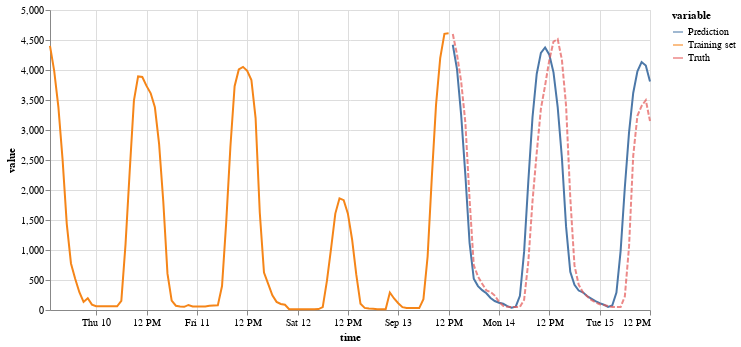

Source (notebook cell):
### Code cell
(
    on.Plot()
    .add(on.marks.line, train[-96:].rename({"generation solar": "Training set"}))
    .add(on.marks.line, pred.rename({"generation solar": "Prediction"}))
    .add(on.marks.line, test[:48].rename({"generation solar": "Truth"}), type="dashed")
    .properties(width=600, height=300)
    .show()
)

### Figure 1 — Vega specification as saved in the notebook (floating-point values rounded to 4 significant figures)
{"$schema": "https://vega.github.io/schema/vega/v5.json", "data": [{"name": "source_0", "values": [{"time": "2015-09-09T13:00:00.000", "variable": "Training set", "value": 4402.0}, {"time": "2015-09-09T14:00:00.000", "variable": "Training set", "value": 3985.0}, {"time": "2015-09-09T15:00:00.000", "variable": "Training set", "value": 3382.0}, {"time": "2015-09-09T16:00:00.000", "variable": "Training set", "value": 2505.0}, {"time": "2015-09-09T17:00:00.000", "variable": "Training set", "value": 1432.0}, {"time": "2015-09-09T18:00:00.000", "variable": "Training set", "value": 776.0}, {"time": "2015-09-09T19:00:00.000", "variable": "Training set", "value": 522.0}, {"time": "2015-09-09T20:00:00.000", "variable": "Training set", "value": 297.0}, {"time": "2015-09-09T21:00:00.000", "variable": "Training set", "value": 135.0}, {"time": "2015-09-09T22:00:00.000", "variable": "Training set", "value": 196.0}, {"time": "2015-09-09T23:00:00.000", "variable": "Training set", "value": 90.0}, {"time": "2015-09-10T00:00:00.000", "variable": "Training set", "value": 62.0}, {"time": "2015-09-10T01:00:00.000", "variable": "Training set", "value": 62.0}, {"time": "2015-09-10T02:00:00.000", "variable": "Training set", "value": 61.0}, {"time": "2015-09-10T03:00:00.000", "variable": "Training set", "value": 62.0}, {"time": "2015-09-10T04:00:00.000", "variable": "Training set", "value": 62.0}, {"time": "2015-09-10T05:00:00.000", "variable": "Training set", "value": 62.0}, {"time": "2015-09-10T06:00:00.000", "variable": "Training set", "value": 152.0}, {"time": "2015-09-10T07:00:00.000", "variable": "Training set", "value": 1094.0}, {"time": "2015-09-10T08:00:00.000", "variable": "Training set", "value": 2317.0}, {"time": "2015-09-10T09:00:00.000", "variable": "Training set", "value": 3489.0}, {"time": "2015-09-10T10:00:00.000", "variable": "Training set", "value": 3893.0}, {"time": "2015-09-10T11:00:00.000", "variable": "Training set", "value": 3883.0}, {"time": "2015-09-10T12:00:00.000", "variable": "Training set", "value": 3735.0}, {"time": "2015-09-10T13:00:00.000", "variable": "Training set", "value": 3612.0}, {"time": "2015-09-10T14:00:00.000", "variable": "Training set", "value": 3378.0}, {"time": "2015-09-10T15:00:00.000", "variable": "Training set", "value": 2769.0}, {"time": "2015-09-10T16:00:00.000", "variable": "Training set", "value": 1809.0}, {"time": "2015-09-10T17:00:00.000", "variable": "Training set", "value": 606.0}, {"time": "2015-09-10T18:00:00.000", "variable": "Training set", "value": 157.0}, {"time": "2015-09-10T19:00:00.000", "variable": "Training set", "value": 71.0}, {"time": "2015-09-10T20:00:00.000", "variable": "Training set", "value": 60.0}, {"time": "2015-09-10T21:00:00.000", "variable": "Training set", "value": 53.0}, {"time": "2015-09-10T22:00:00.000", "variable": "Training set", "value": 84.0}, {"time": "2015-09-10T23:00:00.000", "variable": "Training set", "value": 60.0}, {"time": "2015-09-11T00:00:00.000", "variable": "Training set", "value": 60.0}, {"time": "2015-09-11T01:00:00.000", "variable": "Training set", "value": 60.0}, {"time": "2015-09-11T02:00:00.000", "variable": "Training set", "value": 60.0}, {"time": "2015-09-11T03:00:00.000", "variable": "Training set", "value": 69.0}, {"time": "2015-09-11T04:00:00.000", "variable": "Training set", "value": 75.0}, {"time": "2015-09-11T05:00:00.000", "variable": "Training set", "value": 77.0}, {"time": "2015-09-11T06:00:00.000", "variable": "Training set", "value": 399.0}, {"time": "2015-09-11T07:00:00.000", "variable": "Training set", "value": 1464.0}, {"time": "2015-09-11T08:00:00.000", "variable": "Training set", "value": 2726.0}, {"time": "2015-09-11T09:00:00.000", "variable": "Training set", "value": 3729.0}, {"time": "2015-09-11T10:00:00.000", "variable": "Training set", "value": 4010.0}, {"time": "2015-09-11T11:00:00.000", "variable": "Training set", "value": 4052.0}, {"time": "2015-09-11T12:00:00.000", "variable": "Training set", "value": 3985.0}, {"time": "2015-09-11T13:00:00.000", "variable": "Training set", "value": 3834.0}, {"time": "2015-09-11T14:00:00.000", "variable": "Training set", "value": 3199.0}, {"time": "2015-09-11T15:00:00.000", "variable": "Training set", "value": 1620.0}, {"time": "2015-09-11T16:00:00.000", "variable": "Training set", "value": 624.0}, {"time": "2015-09-11T17:00:00.000", "variable": "Training set", "value": 437.0}, {"time": "2015-09-11T18:00:00.000", "variable": "Training set", "value": 244.0}, {"time": "2015-09-11T19:00:00.000", "variable": "Training set", "value": 135.0}, {"time": "2015-09-11T20:00:00.000", "variable": "Training set", "value": 101.0}, {"time": "2015-09-11T21:00:00.000", "variable": "Training set", "value": 87.0}, {"time": "2015-09-11T22:00:00.000", "variable": "Training set", "value": 13.0}, {"time": "2015-09-11T23:00:00.000", "variable": "Training set", "value": 13.0}, {"time": "2015-09-12T00:00:00.000", "variable": "Training set", "value": 13.0}, {"time": "2015-09-12T01:00:00.000", "variable": "Training set", "value": 13.0}, {"time": "2015-09-12T02:00:00.000", "variable": "Training set", "value": 13.0}, {"time": "2015-09-12T03:00:00.000", "variable": "Training set", "value": 13.0}, {"time": "2015-09-12T04:00:00.000", "variable": "Training set", "value": 13.0}, {"time": "2015-09-12T05:00:00.000", "variable": "Training set", "value": 16.0}, {"time": "2015-09-12T06:00:00.000", "variable": "Training set", "value": 47.0}, {"time": "2015-09-12T07:00:00.000", "variable": "Training set", "value": 485.0}, {"time": "2015-09-12T08:00:00.000", "variable": "Training set", "value": 1030.0}, {"time": "2015-09-12T09:00:00.000", "variable": "Training set", "value": 1607.0}, {"time": "2015-09-12T10:00:00.000", "variable": "Training set", "value": 1861.0}, {"time": "2015-09-12T11:00:00.000", "variable": "Training set", "value": 1831.0}, {"time": "2015-09-12T12:00:00.000", "variable": "Training set", "value": 1605.0}, {"time": "2015-09-12T13:00:00.000", "variable": "Training set", "value": 1175.0}, {"time": "2015-09-12T14:00:00.000", "variable": "Training set", "value": 588.0}, {"time": "2015-09-12T15:00:00.000", "variable": "Training set", "value": 103.0}, {"time": "2015-09-12T16:00:00.000", "variable": "Training set", "value": 35.0}, {"time": "2015-09-12T17:00:00.000", "variable": "Training set", "value": 24.0}, {"time": "2015-09-12T18:00:00.000", "variable": "Training set", "value": 21.0}, {"time": "2015-09-12T19:00:00.000", "variable": "Training set", "value": 13.0}, {"time": "2015-09-12T20:00:00.000", "variable": "Training set", "value": 13.0}, {"time": "2015-09-12T21:00:00.000", "variable": "Training set", "value": 13.0}, {"time": "2015-09-12T22:00:00.000", "variable": "Training set", "value": 291.0}, {"time": "2015-09-12T23:00:00.000", "variable": "Training set", "value": 192.0}, {"time": "2015-09-13T00:00:00.000", "variable": "Training set", "value": 112.0}, {"time": "2015-09-13T01:00:00.000", "variable": "Training set", "value": 47.0}, {"time": "2015-09-13T02:00:00.000", "variable": "Training set", "value": 34.0}, {"time": "2015-09-13T03:00:00.000", "variable": "Training set", "value": 34.0}, {"time": "2015-09-13T04:00:00.000", "variable": "Training set", "value": 33.0}, {"time": "2015-09-13T05:00:00.000", "variable": "Training set", "value": 32.0}, {"time": "2015-09-13T06:00:00.000", "variable": "Training set", "value": 181.0}, {"time": "2015-09-13T07:00:00.000", "variable": "Training set", "value": 892.0}, {"time": "2015-09-13T08:00:00.000", "variable": "Training set", "value": 2210.0}, {"time": "2015-09-13T09:00:00.000", "variable": "Training set", "value": 3415.0}, {"time": "2015-09-13T10:00:00.000", "variable": "Training set", "value": 4198.0}, {"time": "2015-09-13T11:00:00.000", "variable": "Training set", "value": 4603.0}, {"time": "2015-09-13T12:00:00.000", "variable": "Training set", "value": 4611.0}], "transform": [{"type": "formula", "expr": "toDate(datum['time'])", "as": "time"}]}, {"name": "source_1", "values": [{"time": "2015-09-13T13:00:00.000", "variable": "Prediction", "value": 4421.0}, {"time": "2015-09-13T14:00:00.000", "variable": "Prediction", "value": 4014.0}, {"time": "2015-09-13T15:00:00.000", "variable": "Prediction", "value": 3243.0}, {"time": "2015-09-13T16:00:00.000", "variable": "Prediction", "value": 2244.0}, {"time": "2015-09-13T17:00:00.000", "variable": "Prediction", "value": 1118.0}, {"time": "2015-09-13T18:00:00.000", "variable": "Prediction", "value": 520.6}, {"time": "2015-09-13T19:00:00.000", "variable": "Prediction", "value": 398.1}, {"time": "2015-09-13T20:00:00.000", "variable": "Prediction", "value": 330.9}, {"time": "2015-09-13T21:00:00.000", "variable": "Prediction", "value": 278.6}, {"time": "2015-09-13T22:00:00.000", "variable": "Prediction", "value": 200.1}, {"time": "2015-09-13T23:00:00.000", "variable": "Prediction", "value": 149.7}, {"time": "2015-09-14T00:00:00.000", "variable": "Prediction", "value": 120.4}, {"time": "2015-09-14T01:00:00.000", "variable": "Prediction", "value": 103.7}, {"time": "2015-09-14T02:00:00.000", "variable": "Prediction", "value": 65.61}, {"time": "2015-09-14T03:00:00.000", "variable": "Prediction", "value": 39.58}, {"time": "2015-09-14T04:00:00.000", "variable": "Prediction", "value": 55.61}, {"time": "2015-09-14T05:00:00.000", "variable": "Prediction", "value": 236.5}, {"time": "2015-09-14T06:00:00.000", "variable": "Prediction", "value": 972.3}, {"time": "2015-09-14T07:00:00.000", "variable": "Prediction", "value": 2143.0}, {"time": "2015-09-14T08:00:00.000", "variable": "Prediction", "value": 3216.0}, {"time": "2015-09-14T09:00:00.000", "variable": "Prediction", "value": 3934.0}, {"time": "2015-09-14T10:00:00.000", "variable": "Prediction", "value": 4285.0}, {"time": "2015-09-14T11:00:00.000", "variable": "Prediction", "value": 4375.0}, {"time": "2015-09-14T12:00:00.000", "variable": "Prediction", "value": 4256.0}, {"time": "2015-09-14T13:00:00.000", "variable": "Prediction", "value": 3961.0}, {"time": "2015-09-14T14:00:00.000", "variable": "Prediction", "value": 3382.0}, {"time": "2015-09-14T15:00:00.000", "variable": "Prediction", "value": 2542.0}, {"time": "2015-09-14T16:00:00.000", "variable": "Prediction", "value": 1389.0}, {"time": "2015-09-14T17:00:00.000", "variable": "Prediction", "value": 634.7}, {"time": "2015-09-14T18:00:00.000", "variable": "Prediction", "value": 418.9}, {"time": "2015-09-14T19:00:00.000", "variable": "Prediction", "value": 324.2}, {"time": "2015-09-14T20:00:00.000", "variable": "Prediction", "value": 295.3}, {"time": "2015-09-14T21:00:00.000", "variable": "Prediction", "value": 233.3}, {"time": "2015-09-14T22:00:00.000", "variable": "Prediction", "value": 190.6}, {"time": "2015-09-14T23:00:00.000", "variable": "Prediction", "value": 149.2}, {"time": "2015-09-15T00:00:00.000", "variable": "Prediction", "value": 114.8}, {"time": "2015-09-15T01:00:00.000", "variable": "Prediction", "value": 88.0}, {"time": "2015-09-15T02:00:00.000", "variable": "Prediction", "value": 51.21}, {"time": "2015-09-15T03:00:00.000", "variable": "Prediction", "value": 73.88}, {"time": "2015-09-15T04:00:00.000", "variable": "Prediction", "value": 291.8}, {"time": "2015-09-15T05:00:00.000", "variable": "Prediction", "value": 986.4}, {"time": "2015-09-15T06:00:00.000", "variable": "Prediction", "value": 2042.0}, {"time": "2015-09-15T07:00:00.000", "variable": "Prediction", "value": 2955.0}, {"time": "2015-09-15T08:00:00.000", "variable": "Prediction", "value": 3617.0}, {"time": "2015-09-15T09:00:00.000", "variable": "Prediction", "value": 3980.0}, {"time": "2015-09-15T10:00:00.000", "variable": "Prediction", "value": 4133.0}, {"time": "2015-09-15T11:00:00.000", "variable": "Prediction", "value": 4076.0}, {"time": "2015-09-15T12:00:00.000", "variable": "Prediction", "value": 3810.0}], "transform": [{"type": "formula", "expr": "toDate(datum['time'])", "as": "time"}]}, {"name": "source_2", "values": [{"time": "2015-09-13T13:00:00.000", "variable": "Truth", "value": 4599.0}, {"time": "2015-09-13T14:00:00.000", "variable": "Truth", "value": 4261.0}, {"time": "2015-09-13T15:00:00.000", "variable": "Truth", "value": 3805.0}, {"time": "2015-09-13T16:00:00.000", "variable": "Truth", "value": 3118.0}, {"time": "2015-09-13T17:00:00.000", "variable": "Truth", "value": 1844.0}, {"time": "2015-09-13T18:00:00.000", "variable": "Truth", "value": 747.0}, {"time": "2015-09-13T19:00:00.000", "variable": "Truth", "value": 557.0}, {"time": "2015-09-13T20:00:00.000", "variable": "Truth", "value": 436.0}, {"time": "2015-09-13T21:00:00.000", "variable": "Truth", "value": 327.0}, {"time": "2015-09-13T22:00:00.000", "variable": "Truth", "value": 300.0}, {"time": "2015-09-13T23:00:00.000", "variable": "Truth", "value": 240.0}, {"time": "2015-09-14T00:00:00.000", "variable": "Truth", "value": 138.0}, {"time": "2015-09-14T01:00:00.000", "variable": "Truth", "value": 69.0}, {"time": "2015-09-14T02:00:00.000", "variable": "Truth", "value": 55.0}, {"time": "2015-09-14T03:00:00.000", "variable": "Truth", "value": 48.0}, {"time": "2015-09-14T04:00:00.000", "variable": "Truth", "value": 52.0}, {"time": "2015-09-14T05:00:00.000", "variable": "Truth", "value": 51.0}, {"time": "2015-09-14T06:00:00.000", "variable": "Truth", "value": 170.0}, {"time": "2015-09-14T07:00:00.000", "variable": "Truth", "value": 803.0}, {"time": "2015-09-14T08:00:00.000", "variable": "Truth", "value": 1816.0}, {"time": "2015-09-14T09:00:00.000", "variable": "Truth", "value": 2619.0}, {"time": "2015-09-14T10:00:00.000", "variable": "Truth", "value": 3354.0}, {"time": "2015-09-14T11:00:00.000", "variable": "Truth", "value": 3743.0}, {"time": "2015-09-14T12:00:00.000", "variable": "Truth", "value": 4164.0}, {"time": "2015-09-14T13:00:00.000", "variable": "Truth", "value": 4473.0}, {"time": "2015-09-14T14:00:00.000", "variable": "Truth", "value": 4514.0}, {"time": "2015-09-14T15:00:00.000", "variable": "Truth", "value": 4171.0}, {"time": "2015-09-14T16:00:00.000", "variable": "Truth", "value": 3403.0}, {"time": "2015-09-14T17:00:00.000", "variable": "Truth", "value": 1872.0}, {"time": "2015-09-14T18:00:00.000", "variable": "Truth", "value": 743.0}, {"time": "2015-09-14T19:00:00.000", "variable": "Truth", "value": 421.0}, {"time": "2015-09-14T20:00:00.000", "variable": "Truth", "value": 296.0}, {"time": "2015-09-14T21:00:00.000", "variable": "Truth", "value": 229.0}, {"time": "2015-09-14T22:00:00.000", "variable": "Truth", "value": 167.0}, {"time": "2015-09-14T23:00:00.000", "variable": "Truth", "value": 128.0}, {"time": "2015-09-15T00:00:00.000", "variable": "Truth", "value": 96.0}, {"time": "2015-09-15T01:00:00.000", "variable": "Truth", "value": 83.0}, {"time": "2015-09-15T02:00:00.000", "variable": "Truth", "value": 66.0}, {"time": "2015-09-15T03:00:00.000", "variable": "Truth", "value": 52.0}, {"time": "2015-09-15T04:00:00.000", "variable": "Truth", "value": 51.0}, {"time": "2015-09-15T05:00:00.000", "variable": "Truth", "value": 49.0}, {"time": "2015-09-15T06:00:00.000", "variable": "Truth", "value": 225.0}, {"time": "2015-09-15T07:00:00.000", "variable": "Truth", "value": 1052.0}, {"time": "2015-09-15T08:00:00.000", "variable": "Truth", "value": 2569.0}, {"time": "2015-09-15T09:00:00.000", "variable": "Truth", "value": 3237.0}, {"time": "2015-09-15T10:00:00.000", "variable": "Truth", "value": 3401.0}, {"time": "2015-09-15T11:00:00.000", "variable": "Truth", "value": 3498.0}, {"time": "2015-09-15T12:00:00.000", "variable": "Truth", "value": 3149.0}], "transform": [{"type": "formula", "expr": "toDate(datum['time'])", "as": "time"}]}, {"name": "source_0_color_domain_variable_0", "values": [{"variable": "Training set"}]}, {"name": "source_1_color_domain_variable_1", "values": [{"variable": "Prediction"}]}, {"name": "source_2_color_domain_variable_2", "values": [{"variable": "Truth"}]}], "marks": [{"type": "group", "name": "layer_0_pathgroup", "from": {"facet": {"data": "source_0", "name": "faceted_path_layer_0_main", "groupby": ["variable"]}}, "encode": {"update": {"height": {"field": {"signal": null, "datum": null, "group": "height", "parent": null}}, "width": {"field": {"signal": null, "datum": null, "group": "width", "parent": null}}}}, "marks": [{"type": "line", "name": "layer_0_marks", "from": {"data": "faceted_path_layer_0_main"}, "sort": {"field": "x"}, "encode": {"update": {"defined": {"signal": "isValid(datum[\"time\"]) && isFinite(+datum[\"time\"]) && isValid(datum[\"value\"]) && isFinite(+datum[\"value\"])"}, "x": {"field": "time", "scale": "x"}, "stroke": {"field": "variable", "scale": "color"}, "y": {"field": "value", "scale": "y"}}}, "style": ["line"]}]}, {"type": "group", "name": "layer_1_pathgroup", "from": {"facet": {"data": "source_1", "name": "faceted_path_layer_1_main", "groupby": ["variable"]}}, "encode": {"update": {"width": {"field": {"signal": null, "datum": null, "group": "width", "parent": null}}, "height": {"field": {"signal": null, "datum": null, "group": "height", "parent": null}}}}, "marks": [{"type": "line", "name": "layer_1_marks", "from": {"data": "faceted_path_layer_1_main"}, "sort": {"field": "x"}, "encode": {"update": {"stroke": {"field": "variable", "scale": "color"}, "x": {"field": "time", "scale": "x"}, "defined": {"signal": "isValid(datum[\"time\"]) && isFinite(+datum[\"time\"]) && isValid(datum[\"value\"]) && isFinite(+datum[\"value\"])"}, "y": {"field": "value", "scale": "y"}}}, "style": ["line"]}]}, {"type": "group", "name": "layer_2_pathgroup", "from": {"facet": {"data": "source_2", "name": "faceted_path_layer_2_main", "groupby": ["variable"]}}, "encode": {"update": {"width": {"field": {"signal": null, "datum": null, "group": "width", "parent": null}}, "height": {"field": {"signal": null, "datum": null, "group": "height", "parent": null}}}}, "marks": [{"type": "line", "name": "layer_2_marks", "from": {"data": "faceted_path_layer_2_main"}, "sort": {"field": "x"}, "encode": {"update": {"strokeDash": {"value": [5, 2]}, "y": {"field": "value", "scale": "y"}, "x": {"field": "time", "scale": "x"}, "stroke": {"field": "variable", "scale": "color"}, "defined": {"signal": "isValid(datum[\"time\"]) && isFinite(+datum[\"time\"]) && isValid(datum[\"value\"]) && isFinite(+datum[\"value\"])"}, "opacity": {"value": 0.7}}}, "style": ["line"]}]}], "scales": [{"name": "x", "type": "time", "domain": {"fields": [{"data": "source_0", "field": "time"}, {"data": "source_1", "field": "time"}, {"data": "source_2", "field": "time"}]}, "range": [0, {"signal": "width"}]}, {"name": "y", "type": "linear", "domain": {"fields": [{"data": "source_0", "field": "value"}, {"data": "source_1", "field": "value"}, {"data": "source_2", "field": "value"}]}, "range": [{"signal": "height"}, 0], "nice": true, "zero": true}, {"name": "color", "type": "ordinal", "domain": {"fields": [{"data": "source_0_color_domain_variable_0", "field": "variable"}, {"data": "source_1_color_domain_variable_1", "field": "variable"}, {"data": "source_2_color_domain_variable_2", "field": "variable"}], "sort": true}, "range": "category"}], "axes": [{"scale": "x", "gridScale": "y", "ticks": false, "orient": "bottom", "tickCount": {"signal": "ceil(width/40)"}, "labels": false, "grid": true, "maxExtent": 0, "aria": false, "zindex": 0, "minExtent": 0, "domain": false}, {"scale": "y", "maxExtent": 0, "tickCount": {"signal": "ceil(height/40)"}, "zindex": 0, "grid": true, "orient": "left", "gridScale": "x", "minExtent": 0, "domain": false, "ticks": false, "labels": false, "aria": false}, {"scale": "x", "orient": "bottom", "labelOverlap": true, "labelFlush": true, "grid": false, "title": "time", "tickCount": {"signal": "ceil(width/40)"}, "zindex": 0}, {"scale": "y", "labelOverlap": true, "tickCount": {"signal": "ceil(height/40)"}, "zindex": 0, "grid": false, "orient": "left", "title": "value"}], "width": 600, "background": "white", "style": "cell", "padding": 5, "height": 300, "legends": [{"stroke": "color", "symbolType": "stroke", "title": "variable", "encode": {"symbols": {"update": {"opacity": {"value": 0.7}}}}}]}
